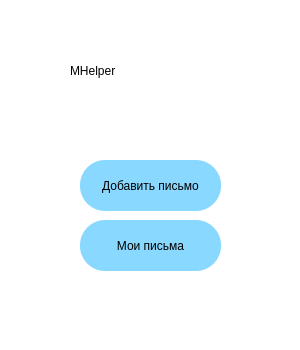
<?xml version="1.0" encoding="UTF-8"?>
<ui version="4.0">
 <class>MainWindow</class>
 <widget class="QMainWindow" name="MainWindow">
  <property name="geometry">
   <rect>
    <x>0</x>
    <y>0</y>
    <width>300</width>
    <height>350</height>
   </rect>
  </property>
  <property name="maximumSize">
   <size>
    <width>300</width>
    <height>350</height>
   </size>
  </property>
  <property name="windowTitle">
   <string>MHelper</string>
  </property>
  <property name="autoFillBackground">
   <bool>false</bool>
  </property>
  <property name="styleSheet">
   <string notr="true">QMainWindow{
background-color: rgb(255, 255, 255);
}

QPushButton{
background-color: rgb(136, 216, 255);
border-radius: 25px;
}

QPushButton:hover{
background-color: rgb(136, 206, 235);
border-radius: 25px;
}

QPushButton:pressed{
background-color: rgb(136, 206, 235);
border-radius: 20px;
}

QLabel{
 font: 30pt/30pt fantasy;
}</string>
  </property>
  <widget class="QWidget" name="centralwidget">
   <widget class="QLabel" name="name_lbl">
    <property name="geometry">
     <rect>
      <x>70</x>
      <y>40</y>
      <width>191</width>
      <height>61</height>
     </rect>
    </property>
    <property name="text">
     <string>MHelper</string>
    </property>
   </widget>
   <widget class="QPushButton" name="addmail_btn">
    <property name="geometry">
     <rect>
      <x>80</x>
      <y>160</y>
      <width>141</width>
      <height>51</height>
     </rect>
    </property>
    <property name="text">
     <string>Добавить письмо</string>
    </property>
   </widget>
   <widget class="QPushButton" name="seemail_btn">
    <property name="geometry">
     <rect>
      <x>80</x>
      <y>220</y>
      <width>141</width>
      <height>51</height>
     </rect>
    </property>
    <property name="text">
     <string>Мои письма</string>
    </property>
   </widget>
  </widget>
 </widget>
 <resources/>
 <connections/>
</ui>
